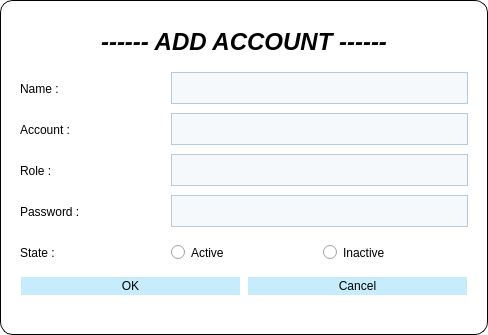
<?xml version="1.0" encoding="UTF-8"?>
<ui version="4.0">
 <class>ManageAccount</class>
 <widget class="QWidget" name="ManageAccount">
  <property name="geometry">
   <rect>
    <x>0</x>
    <y>0</y>
    <width>488</width>
    <height>335</height>
   </rect>
  </property>
  <property name="windowTitle">
   <string>Form</string>
  </property>
  <property name="styleSheet">
   <string notr="true">QWidget#ManageAccount {
	background-color: rgb(255, 255, 255);
	border-style: outset;
	border-width: 0.5px;
	border-color: black;
	border-radius: 13px;
}</string>
  </property>
  <layout class="QVBoxLayout" name="verticalLayout_3">
   <item>
    <widget class="QStackedWidget" name="ManageAccount_stack">
     <property name="currentIndex">
      <number>1</number>
     </property>
     <widget class="QWidget" name="edit_account">
      <layout class="QVBoxLayout" name="verticalLayout_5">
       <item>
        <layout class="QVBoxLayout" name="verticalLayout_2" stretch="0,1,1">
         <item>
          <widget class="QLabel" name="edit_account_title">
           <property name="styleSheet">
            <string notr="true">QLabel#edit_account_title {
	height: 35pt;
    border-style: solid;
	border-width: 0px;
    border-color: rgb(255,255,255);
	border-top-color: rgb(204,239,254);
	font:normal 200 14pt &quot;Myriad Pro&quot;;
	min-height: 75px;
}</string>
           </property>
           <property name="text">
            <string>&lt;html&gt;&lt;head/&gt;&lt;body&gt;&lt;p align=&quot;center&quot;&gt;&lt;span style=&quot; font-size:18pt; font-weight:600; font-style:italic;&quot;&gt;------ EDIT ACCOUNT ------&lt;/span&gt;&lt;/p&gt;&lt;/body&gt;&lt;/html&gt;</string>
           </property>
          </widget>
         </item>
         <item>
          <layout class="QVBoxLayout" name="verticalLayout">
           <item>
            <layout class="QGridLayout" name="gridLayout">
             <item row="0" column="0">
              <widget class="QLabel" name="UserName_label">
               <property name="styleSheet">
                <string notr="true">QLabel#UserName_label {
	height: 35pt;
    border-style: solid;
	border-width: 0px;
    border-color: rgb(255,255,255);
	border-top-color: rgb(204,239,254);
	font:normal 200 14pt &quot;Myriad Pro&quot;;
    max-width: 6em;
	min-height: 35px;
}</string>
               </property>
               <property name="text">
                <string>Name : </string>
               </property>
              </widget>
             </item>
             <item row="0" column="1" colspan="2">
              <widget class="QLineEdit" name="edit_username_account">
               <property name="styleSheet">
                <string notr="true">QLineEdit#edit_username_account {
    height: 30px;
    border: 1px;
	font:normal 200 14pt &quot;Myriad Pro&quot;;
	border-style: solid;
	border-color: rgb(184,203,219);
    padding: 0 8px;
    background: rgb(245,249,252);
    selection-background-color: darkgray;
}
QLineEdit#edit_username_account:hover {
    height: 30px;
    border: 1px;
	border-style: solid;
	border-color: rgb(153,173,189);
    padding: 0 8px;
    background: rgb(255,255,255);
    selection-background-color: darkgray;
}
QLineEdit#edit_username_account:focus {
    height: 30px;
    border: 1px;
	border-style: solid;
	border-color: rgb(0,175,240);
    padding: 0 8px;
    background: rgb(255,255,255);
    selection-background-color: darkgray;
}</string>
               </property>
              </widget>
             </item>
             <item row="1" column="0">
              <widget class="QLabel" name="Account_label">
               <property name="styleSheet">
                <string notr="true">QLabel#Account_label {
	height: 35pt;
    border-style: solid;
	border-width: 0px;
    border-color: rgb(255,255,255);
	border-top-color: rgb(204,239,254);
	font:normal 200 14pt &quot;Myriad Pro&quot;;
    max-width: 6em;
	min-height: 35px;
}</string>
               </property>
               <property name="text">
                <string>Account : </string>
               </property>
              </widget>
             </item>
             <item row="1" column="1" colspan="2">
              <widget class="QLineEdit" name="edit_account_name">
               <property name="styleSheet">
                <string notr="true">QLineEdit#edit_account_name {
    height: 30px;
    border: 1px;
	font:normal 200 14pt &quot;Myriad Pro&quot;;
	border-style: solid;
	border-color: rgb(184,203,219);
    padding: 0 8px;
    background: rgb(245,249,252);
    selection-background-color: darkgray;
}
QLineEdit#edit_account_name:hover {
    height: 30px;
    border: 1px;
	border-style: solid;
	border-color: rgb(153,173,189);
    padding: 0 8px;
    background: rgb(255,255,255);
    selection-background-color: darkgray;
}
QLineEdit#edit_account_name:focus {
    height: 30px;
    border: 1px;
	border-style: solid;
	border-color: rgb(0,175,240);
    padding: 0 8px;
    background: rgb(255,255,255);
    selection-background-color: darkgray;
}</string>
               </property>
              </widget>
             </item>
             <item row="2" column="0">
              <widget class="QLabel" name="Role_label">
               <property name="styleSheet">
                <string notr="true">QLabel#Role_label {
	height: 35pt;
    border-style: solid;
	border-width: 0px;
    border-color: rgb(255,255,255);
	border-top-color: rgb(204,239,254);
	font:normal 200 14pt &quot;Myriad Pro&quot;;
    max-width: 6em;
	min-height: 35px;
}</string>
               </property>
               <property name="text">
                <string>Role : </string>
               </property>
              </widget>
             </item>
             <item row="2" column="1" colspan="2">
              <widget class="QLineEdit" name="edit_Role_account">
               <property name="styleSheet">
                <string notr="true">QLineEdit#edit_Role_account {
    height: 30px;
    border: 1px;
	font:normal 200 14pt &quot;Myriad Pro&quot;;
	border-style: solid;
	border-color: rgb(184,203,219);
    padding: 0 8px;
    background: rgb(245,249,252);
    selection-background-color: darkgray;
}
QLineEdit#edit_Role_account:hover {
    height: 30px;
    border: 1px;
	border-style: solid;
	border-color: rgb(153,173,189);
    padding: 0 8px;
    background: rgb(255,255,255);
    selection-background-color: darkgray;
}
QLineEdit#edit_Role_account:focus {
    height: 30px;
    border: 1px;
	border-style: solid;
	border-color: rgb(0,175,240);
    padding: 0 8px;
    background: rgb(255,255,255);
    selection-background-color: darkgray;
}</string>
               </property>
              </widget>
             </item>
             <item row="3" column="0">
              <widget class="QLabel" name="State_label_edit">
               <property name="styleSheet">
                <string notr="true">QLabel#State_label_edit {
	height: 35pt;
    border-style: solid;
	border-width: 0px;
    border-color: rgb(255,255,255);
	border-top-color: rgb(204,239,254);
	font:normal 200 14pt &quot;Myriad Pro&quot;;
    max-width: 6em;
	min-height: 35px;
}</string>
               </property>
               <property name="text">
                <string>State :</string>
               </property>
              </widget>
             </item>
             <item row="3" column="1">
              <widget class="QRadioButton" name="active_edit">
               <property name="styleSheet">
                <string notr="true">QRadioButton#active_edit {
	height: 35pt;
    border-style: solid;
	border-width: 0px;
    border-color: rgb(255,255,255);
	border-top-color: rgb(204,239,254);
	font:normal 200 14pt &quot;Myriad Pro&quot;;
    max-width: 6em;
	min-height: 35px;
}</string>
               </property>
               <property name="text">
                <string>Active</string>
               </property>
              </widget>
             </item>
             <item row="3" column="2">
              <widget class="QRadioButton" name="inactive_edit">
               <property name="styleSheet">
                <string notr="true">QRadioButton#inactive_edit {
	height: 35pt;
    border-style: solid;
	border-width: 0px;
    border-color: rgb(255,255,255);
	border-top-color: rgb(204,239,254);
	font:normal 200 14pt &quot;Myriad Pro&quot;;
    max-width: 6em;
	min-height: 35px;
}</string>
               </property>
               <property name="text">
                <string>Inactive</string>
               </property>
              </widget>
             </item>
            </layout>
           </item>
           <item>
            <layout class="QHBoxLayout" name="horizontalLayout">
             <item>
              <widget class="QPushButton" name="OK_edit_account">
               <property name="styleSheet">
                <string notr="true">QPushButton#OK_edit_account {
    background-color: rgb(199,237,252);
    border-style: outset;
    border-width: 1px;
    border-radius: 14px;
    border-color: white;
	font:normal 200 14pt &quot;Myriad Pro&quot;;
    max-width: 5em;
    padding: 2px;
}
QPushButton#OK_edit_account:pressed {
    background-color: rgb(178,231,250);
    border-style: outset;
    border-style: inset;
}
QPushButton#OK_edit_account:hover {
    background-color: rgb(178,231,250);
    border-style: inset;
}</string>
               </property>
               <property name="text">
                <string>OK</string>
               </property>
              </widget>
             </item>
             <item>
              <widget class="QPushButton" name="Cancel_edit_account">
               <property name="styleSheet">
                <string notr="true">QPushButton#Cancel_edit_account {
    background-color: rgb(199,237,252);
    border-style: outset;
    border-width: 1px;
    border-radius: 14px;
    border-color: white;
	font:normal 200 14pt &quot;Myriad Pro&quot;;
    max-width: 5em;
    padding: 2px;
}
QPushButton#Cancel_edit_account:pressed {
    background-color: rgb(178,231,250);
    border-style: outset;
    border-style: inset;
}
QPushButton#Cancel_edit_account:hover {
    background-color: rgb(178,231,250);
    border-style: inset;
}</string>
               </property>
               <property name="text">
                <string>Cancel</string>
               </property>
              </widget>
             </item>
            </layout>
           </item>
          </layout>
         </item>
         <item>
          <spacer name="verticalSpacer_3">
           <property name="orientation">
            <enum>Qt::Vertical</enum>
           </property>
           <property name="sizeHint" stdset="0">
            <size>
             <width>20</width>
             <height>40</height>
            </size>
           </property>
          </spacer>
         </item>
        </layout>
       </item>
      </layout>
     </widget>
     <widget class="QWidget" name="add_account">
      <layout class="QVBoxLayout" name="verticalLayout_7">
       <item>
        <layout class="QVBoxLayout" name="verticalLayout_6">
         <item>
          <widget class="QLabel" name="add_account_title">
           <property name="styleSheet">
            <string notr="true">QLabel#add_account_title {
	height: 35pt;
    border-style: solid;
	border-width: 0px;
    border-color: rgb(255,255,255);
	border-top-color: rgb(204,239,254);
	font:normal 200 14pt &quot;Myriad Pro&quot;;
	min-height: 45px;
}</string>
           </property>
           <property name="text">
            <string>&lt;html&gt;&lt;head/&gt;&lt;body&gt;&lt;p align=&quot;center&quot;&gt;&lt;span style=&quot; font-size:18pt; font-weight:600; font-style:italic;&quot;&gt;------ ADD ACCOUNT ------&lt;/span&gt;&lt;/p&gt;&lt;/body&gt;&lt;/html&gt;</string>
           </property>
          </widget>
         </item>
         <item>
          <layout class="QVBoxLayout" name="verticalLayout_4">
           <item>
            <layout class="QGridLayout" name="gridLayout_2">
             <item row="0" column="0">
              <widget class="QLabel" name="UserName_add_label">
               <property name="styleSheet">
                <string notr="true">QLabel#UserName_add_label {
	height: 35pt;
    border-style: solid;
	border-width: 0px;
    border-color: rgb(255,255,255);
	border-top-color: rgb(204,239,254);
	font:normal 200 14pt &quot;Myriad Pro&quot;;
    max-width: 6em;
	min-height: 35px;
}</string>
               </property>
               <property name="text">
                <string>Name : </string>
               </property>
              </widget>
             </item>
             <item row="0" column="1" colspan="2">
              <widget class="QLineEdit" name="add_user_name">
               <property name="styleSheet">
                <string notr="true">QLineEdit#add_user_name {
    height: 30px;
    border: 1px;
	font:normal 200 14pt &quot;Myriad Pro&quot;;
	border-style: solid;
	border-color: rgb(184,203,219);
    padding: 0 8px;
    background: rgb(245,249,252);
    selection-background-color: darkgray;
}
QLineEdit#add_user_name:hover {
    height: 30px;
    border: 1px;
	border-style: solid;
	border-color: rgb(153,173,189);
    padding: 0 8px;
    background: rgb(255,255,255);
    selection-background-color: darkgray;
}
QLineEdit#add_user_name:focus {
    height: 30px;
    border: 1px;
	border-style: solid;
	border-color: rgb(0,175,240);
    padding: 0 8px;
    background: rgb(255,255,255);
    selection-background-color: darkgray;
}</string>
               </property>
              </widget>
             </item>
             <item row="1" column="0">
              <widget class="QLabel" name="Account_add_label">
               <property name="styleSheet">
                <string notr="true">QLabel#Account_add_label {
	height: 35pt;
    border-style: solid;
	border-width: 0px;
    border-color: rgb(255,255,255);
	border-top-color: rgb(204,239,254);
	font:normal 200 14pt &quot;Myriad Pro&quot;;
    max-width: 6em;
	min-height: 35px;
}</string>
               </property>
               <property name="text">
                <string>Account :      </string>
               </property>
              </widget>
             </item>
             <item row="1" column="1" colspan="2">
              <widget class="QLineEdit" name="add_account_name">
               <property name="styleSheet">
                <string notr="true">QLineEdit#add_account_name {
    height: 30px;
    border: 1px;
	font:normal 200 14pt &quot;Myriad Pro&quot;;
	border-style: solid;
	border-color: rgb(184,203,219);
    padding: 0 8px;
    background: rgb(245,249,252);
    selection-background-color: darkgray;
}
QLineEdit#add_account_name:hover {
    height: 30px;
    border: 1px;
	border-style: solid;
	border-color: rgb(153,173,189);
    padding: 0 8px;
    background: rgb(255,255,255);
    selection-background-color: darkgray;
}
QLineEdit#add_account_name:focus {
    height: 30px;
    border: 1px;
	border-style: solid;
	border-color: rgb(0,175,240);
    padding: 0 8px;
    background: rgb(255,255,255);
    selection-background-color: darkgray;
}</string>
               </property>
              </widget>
             </item>
             <item row="2" column="0">
              <widget class="QLabel" name="Role_add_label">
               <property name="styleSheet">
                <string notr="true">QLabel#Role_add_label {
	height: 35pt;
    border-style: solid;
	border-width: 0px;
    border-color: rgb(255,255,255);
	border-top-color: rgb(204,239,254);
	font:normal 200 14pt &quot;Myriad Pro&quot;;
    max-width: 6em;
	min-height: 35px;
}</string>
               </property>
               <property name="text">
                <string>Role : </string>
               </property>
              </widget>
             </item>
             <item row="2" column="1" colspan="2">
              <widget class="QLineEdit" name="add_role">
               <property name="styleSheet">
                <string notr="true">QLineEdit#add_role {
    height: 30px;
    border: 1px;
	font:normal 200 14pt &quot;Myriad Pro&quot;;
	border-style: solid;
	border-color: rgb(184,203,219);
    padding: 0 8px;
    background: rgb(245,249,252);
    selection-background-color: darkgray;
}
QLineEdit#add_role:hover {
    height: 30px;
    border: 1px;
	border-style: solid;
	border-color: rgb(153,173,189);
    padding: 0 8px;
    background: rgb(255,255,255);
    selection-background-color: darkgray;
}
QLineEdit#add_role:focus {
    height: 30px;
    border: 1px;
	border-style: solid;
	border-color: rgb(0,175,240);
    padding: 0 8px;
    background: rgb(255,255,255);
    selection-background-color: darkgray;
}</string>
               </property>
              </widget>
             </item>
             <item row="3" column="0">
              <widget class="QLabel" name="add_password_label">
               <property name="styleSheet">
                <string notr="true">QLabel#add_password_label {
	height: 35pt;
    border-style: solid;
	border-width: 0px;
    border-color: rgb(255,255,255);
	border-top-color: rgb(204,239,254);
	font:normal 200 14pt &quot;Myriad Pro&quot;;
    max-width: 6em;
	min-height: 35px;
}</string>
               </property>
               <property name="text">
                <string>Password :</string>
               </property>
              </widget>
             </item>
             <item row="3" column="1" colspan="2">
              <widget class="QLineEdit" name="add_password">
               <property name="styleSheet">
                <string notr="true">QLineEdit#add_password {
    height: 30px;
    border: 1px;
	font:normal 200 14pt &quot;Myriad Pro&quot;;
	border-style: solid;
	border-color: rgb(184,203,219);
    padding: 0 8px;
    background: rgb(245,249,252);
    selection-background-color: darkgray;
}
QLineEdit#add_password:hover {
    height: 30px;
    border: 1px;
	border-style: solid;
	border-color: rgb(153,173,189);
    padding: 0 8px;
    background: rgb(255,255,255);
    selection-background-color: darkgray;
}
QLineEdit#add_password:focus {
    height: 30px;
    border: 1px;
	border-style: solid;
	border-color: rgb(0,175,240);
    padding: 0 8px;
    background: rgb(255,255,255);
    selection-background-color: darkgray;
}</string>
               </property>
               <property name="echoMode">
                <enum>QLineEdit::Password</enum>
               </property>
              </widget>
             </item>
             <item row="4" column="0">
              <widget class="QLabel" name="State_label_add">
               <property name="styleSheet">
                <string notr="true">QLabel#State_label_add {
	height: 35pt;
    border-style: solid;
	border-width: 0px;
    border-color: rgb(255,255,255);
	border-top-color: rgb(204,239,254);
	font:normal 200 14pt &quot;Myriad Pro&quot;;
    max-width: 6em;
	min-height: 35px;
}</string>
               </property>
               <property name="text">
                <string>State :</string>
               </property>
              </widget>
             </item>
             <item row="4" column="1">
              <widget class="QRadioButton" name="active_add">
               <property name="styleSheet">
                <string notr="true">QRadioButton#active_add {
	height: 35pt;
    border-style: solid;
	border-width: 0px;
    border-color: rgb(255,255,255);
	border-top-color: rgb(204,239,254);
	font:normal 200 14pt &quot;Myriad Pro&quot;;
    max-width: 6em;
	min-height: 35px;
}</string>
               </property>
               <property name="text">
                <string>Active</string>
               </property>
              </widget>
             </item>
             <item row="4" column="2">
              <widget class="QRadioButton" name="inactive_add">
               <property name="styleSheet">
                <string notr="true">QRadioButton#inactive_add {
	height: 35pt;
    border-style: solid;
	border-width: 0px;
    border-color: rgb(255,255,255);
	border-top-color: rgb(204,239,254);
	font:normal 200 14pt &quot;Myriad Pro&quot;;
    max-width: 6em;
	min-height: 35px;
}</string>
               </property>
               <property name="text">
                <string>Inactive</string>
               </property>
              </widget>
             </item>
            </layout>
           </item>
           <item>
            <layout class="QHBoxLayout" name="horizontalLayout_2">
             <item>
              <widget class="QPushButton" name="Ok_add_account">
               <property name="styleSheet">
                <string notr="true">QPushButton#Ok_add_account {
    background-color: rgb(199,237,252);
    border-style: outset;
    border-width: 1px;
    border-radius: 14px;
    border-color: white;
	font:normal 200 14pt &quot;Myriad Pro&quot;;
    max-width: 5em;
    padding: 2px;
}
QPushButton#Ok_add_account:pressed {
    background-color: rgb(178,231,250);
    border-style: outset;
    border-style: inset;
}
QPushButton#Ok_add_account:hover {
    background-color: rgb(178,231,250);
    border-style: inset;
}</string>
               </property>
               <property name="text">
                <string>OK</string>
               </property>
              </widget>
             </item>
             <item>
              <widget class="QPushButton" name="Cancel_add_account">
               <property name="styleSheet">
                <string notr="true">QPushButton#Cancel_add_account {
    background-color: rgb(199,237,252);
    border-style: outset;
    border-width: 1px;
    border-radius: 14px;
    border-color: white;
	font:normal 200 14pt &quot;Myriad Pro&quot;;
    max-width: 5em;
    padding: 2px;
}
QPushButton#Cancel_add_account:pressed {
    background-color: rgb(178,231,250);
    border-style: outset;
    border-style: inset;
}
QPushButton#Cancel_add_account:hover {
    background-color: rgb(178,231,250);
    border-style: inset;
}</string>
               </property>
               <property name="text">
                <string>Cancel</string>
               </property>
              </widget>
             </item>
            </layout>
           </item>
          </layout>
         </item>
         <item>
          <spacer name="verticalSpacer_5">
           <property name="orientation">
            <enum>Qt::Vertical</enum>
           </property>
           <property name="sizeHint" stdset="0">
            <size>
             <width>20</width>
             <height>40</height>
            </size>
           </property>
          </spacer>
         </item>
        </layout>
       </item>
      </layout>
     </widget>
     <widget class="QWidget" name="reset_password">
      <layout class="QVBoxLayout" name="verticalLayout_10">
       <item>
        <layout class="QVBoxLayout" name="verticalLayout_9" stretch="0,1,1">
         <item>
          <widget class="QLabel" name="reset_password_title">
           <property name="styleSheet">
            <string notr="true">QLabel#reset_password_title {
	height: 35pt;
    border-style: solid;
	border-width: 0px;
    border-color: rgb(255,255,255);
	border-top-color: rgb(204,239,254);
	font:normal 200 14pt &quot;Myriad Pro&quot;;
	min-height: 95px;
}</string>
           </property>
           <property name="text">
            <string>&lt;html&gt;&lt;head/&gt;&lt;body&gt;&lt;p align=&quot;center&quot;&gt;&lt;span style=&quot; font-size:18pt; font-weight:600; font-style:italic;&quot;&gt;------ RESET PASSWORD ------&lt;/span&gt;&lt;/p&gt;&lt;/body&gt;&lt;/html&gt;</string>
           </property>
          </widget>
         </item>
         <item>
          <layout class="QVBoxLayout" name="verticalLayout_8">
           <item>
            <layout class="QGridLayout" name="gridLayout_3">
             <item row="0" column="0">
              <widget class="QLabel" name="reset_pass_account_label">
               <property name="styleSheet">
                <string notr="true">QLabel#reset_pass_account_label {
	height: 35pt;
    border-style: solid;
	border-width: 0px;
    border-color: rgb(255,255,255);
	border-top-color: rgb(204,239,254);
	font:normal 200 14pt &quot;Myriad Pro&quot;;
    max-width: 6em;
	min-height: 35px;
}</string>
               </property>
               <property name="text">
                <string>Account :      </string>
               </property>
              </widget>
             </item>
             <item row="0" column="1">
              <widget class="QLineEdit" name="reset_pass_account_name">
               <property name="styleSheet">
                <string notr="true">QLineEdit#reset_pass_account_name {
    height: 30px;
    border: 1px;
	font:normal 200 14pt &quot;Myriad Pro&quot;;
	border-style: solid;
	border-color: rgb(184,203,219);
    padding: 0 8px;
    background: rgb(245,249,252);
    selection-background-color: darkgray;
}
QLineEdit#reset_pass_account_name:hover {
    height: 30px;
    border: 1px;
	border-style: solid;
	border-color: rgb(153,173,189);
    padding: 0 8px;
    background: rgb(255,255,255);
    selection-background-color: darkgray;
}
QLineEdit#reset_pass_account_name:focus {
    height: 30px;
    border: 1px;
	border-style: solid;
	border-color: rgb(0,175,240);
    padding: 0 8px;
    background: rgb(255,255,255);
    selection-background-color: darkgray;
}</string>
               </property>
              </widget>
             </item>
             <item row="1" column="0">
              <widget class="QLabel" name="reset_pass_label">
               <property name="styleSheet">
                <string notr="true">QLabel#reset_pass_label {
	height: 35pt;
    border-style: solid;
	border-width: 0px;
    border-color: rgb(255,255,255);
	border-top-color: rgb(204,239,254);
	font:normal 200 14pt &quot;Myriad Pro&quot;;
    max-width: 6em;
	min-height: 35px;
}</string>
               </property>
               <property name="text">
                <string>Password :</string>
               </property>
              </widget>
             </item>
             <item row="1" column="1">
              <widget class="QLineEdit" name="reset_pass">
               <property name="styleSheet">
                <string notr="true">QLineEdit#reset_pass {
    height: 30px;
    border: 1px;
	font:normal 200 14pt &quot;Myriad Pro&quot;;
	border-style: solid;
	border-color: rgb(184,203,219);
    padding: 0 8px;
    background: rgb(245,249,252);
    selection-background-color: darkgray;
}
QLineEdit#reset_pass:hover {
    height: 30px;
    border: 1px;
	border-style: solid;
	border-color: rgb(153,173,189);
    padding: 0 8px;
    background: rgb(255,255,255);
    selection-background-color: darkgray;
}
QLineEdit#reset_pass:focus {
    height: 30px;
    border: 1px;
	border-style: solid;
	border-color: rgb(0,175,240);
    padding: 0 8px;
    background: rgb(255,255,255);
    selection-background-color: darkgray;
}</string>
               </property>
               <property name="echoMode">
                <enum>QLineEdit::Password</enum>
               </property>
              </widget>
             </item>
            </layout>
           </item>
           <item>
            <layout class="QHBoxLayout" name="horizontalLayout_3">
             <item>
              <widget class="QPushButton" name="OK_reset_pass">
               <property name="styleSheet">
                <string notr="true">QPushButton#OK_reset_pass {
    background-color: rgb(199,237,252);
    border-style: outset;
    border-width: 1px;
    border-radius: 14px;
    border-color: white;
	font:normal 200 14pt &quot;Myriad Pro&quot;;
    max-width: 5em;
    padding: 2px;
}
QPushButton#OK_reset_pass:pressed {
    background-color: rgb(178,231,250);
    border-style: outset;
    border-style: inset;
}
QPushButton#OK_reset_pass:hover {
    background-color: rgb(178,231,250);
    border-style: inset;
}</string>
               </property>
               <property name="text">
                <string>OK</string>
               </property>
              </widget>
             </item>
             <item>
              <widget class="QPushButton" name="Cancel_reset_pass">
               <property name="styleSheet">
                <string notr="true">QPushButton#Cancel_reset_pass {
    background-color: rgb(199,237,252);
    border-style: outset;
    border-width: 1px;
    border-radius: 14px;
    border-color: white;
	font:normal 200 14pt &quot;Myriad Pro&quot;;
    max-width: 5em;
    padding: 2px;
}
QPushButton#Cancel_reset_pass:pressed {
    background-color: rgb(178,231,250);
    border-style: outset;
    border-style: inset;
}
QPushButton#Cancel_reset_pass:hover {
    background-color: rgb(178,231,250);
    border-style: inset;
}</string>
               </property>
               <property name="text">
                <string>Cancel</string>
               </property>
              </widget>
             </item>
            </layout>
           </item>
          </layout>
         </item>
         <item>
          <spacer name="verticalSpacer">
           <property name="orientation">
            <enum>Qt::Vertical</enum>
           </property>
           <property name="sizeHint" stdset="0">
            <size>
             <width>20</width>
             <height>40</height>
            </size>
           </property>
          </spacer>
         </item>
        </layout>
       </item>
      </layout>
     </widget>
    </widget>
   </item>
  </layout>
 </widget>
 <resources/>
 <connections/>
 <slots>
  <signal>edit()</signal>
  <signal>add()</signal>
  <signal>reset()</signal>
  <slot>edit_account()</slot>
  <slot>add_account()</slot>
  <slot>reset_password()</slot>
 </slots>
</ui>
